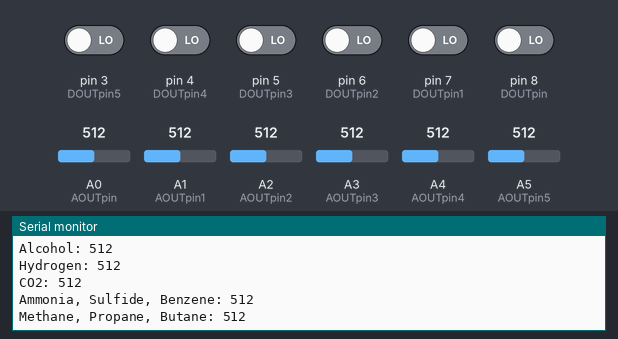
Recording of a sketch running on a simulated Arduino Uno, built with avr-gcc and run on an emulated ATmega328P. On the bench: the last lines printed to the serial monitor. Inputs (shaded band) come from the test bench; at power-on: pin 3 (DOUTpin5), pin 4 (DOUTpin4), pin 5 (DOUTpin3), pin 6 (DOUTpin2), pin 7 (DOUTpin1), pin 8 (DOUTpin) LOW, A0 (AOUTpin) = 512, A1 (AOUTpin1) = 512, A2 (AOUTpin2) = 512, A3 (AOUTpin3) = 512, A4 (AOUTpin4) = 512, A5 (AOUTpin5) = 512.

Above: at 1.9 s.
2.0 s: A0 (AOUTpin) set to 716
3.6 s: A1 (AOUTpin1) set to 716
5.2 s: A2 (AOUTpin2) set to 716
6.8 s: A3 (AOUTpin3) set to 716
At 7.4 s:
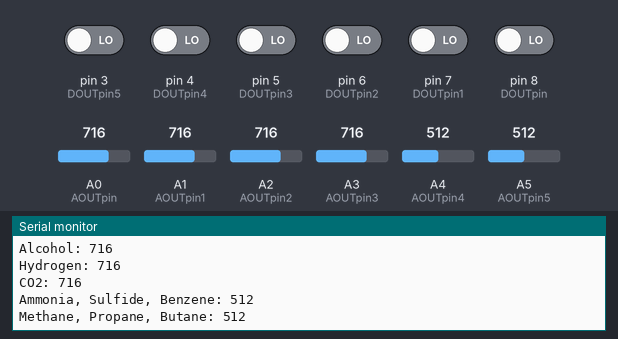
8.4 s: A4 (AOUTpin4) set to 716
At 9.8 s:
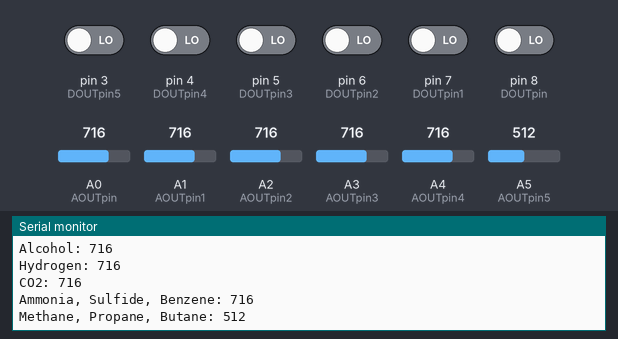
10.0 s: A5 (AOUTpin5) set to 716
At 10.8 s:
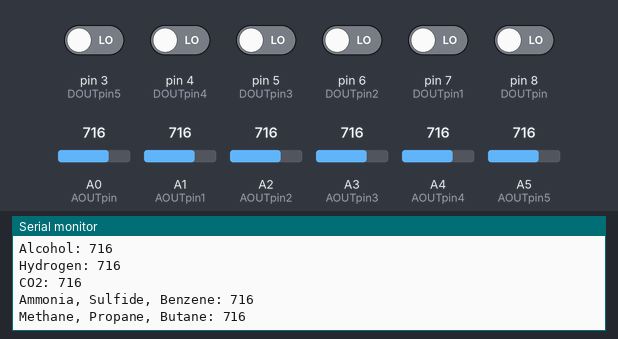
Timing chart, 0 to 12.6 s (numbered marks = the images above; inputs shaded):
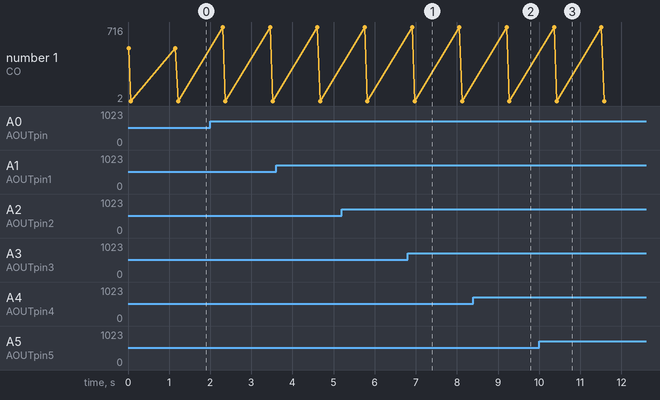

The sketch:

AirQualityDevice1.ino
```cpp
/* MQ-7 Carbon Monoxide Sensor Circuit with Arduino */
const int AOUTpin = 0;
const int DOUTpin = 8;
int limit;
int value;
/* MQ-3 Alcohol Sensor Circuit with Arduino */
const int AOUTpin1 = 1;
const int DOUTpin1 = 7;
int limit1;
int value1;
/* MQ-8 Hydrogen Sensor Circuit with Arduino */
const int AOUTpin2 = 2;
const int DOUTpin2 = 6;
int limit2;
int value2;
/* MQ-2 CO2 Sensor Circuit with Arduino */
const int AOUTpin3 = 3;
const int DOUTpin3 = 5;
int limit3;
int value3;
/* MQ-135 Ammonia, Sulfide, Benzene Sensor Circuit with Arduino */
const int AOUTpin4 = 4;
const int DOUTpin4 = 4;
int limit4;
int value4;
/* MQ-135 Methane, Propane, Butane Sensor Circuit with Arduino */
const int AOUTpin5 = 5;
const int DOUTpin5 = 3;
int limit5;
int value5;
//BT
#include <SoftwareSerial.h>
SoftwareSerial BTserial(10, 9); // RX | TX
char c = ' ';

void setup() {
  //MQ-7
  Serial.begin(9600);//sets the baud rate
  pinMode(DOUTpin, INPUT);//sets the pin as an input to the arduino
  pinMode(DOUTpin1, INPUT);//sets the pin as an input to the arduino
  pinMode(DOUTpin2, INPUT);//sets the pin as an input to the arduino
  pinMode(DOUTpin3, INPUT);//sets the pin as an input to the arduino
  pinMode(DOUTpin4, INPUT);//sets the pin as an input to the arduino
  pinMode(DOUTpin5, INPUT);//sets the pin as an input to the arduino
  //BT
  Serial.begin(9600);
  Serial.println("Enter AT commands:");
  BTserial.begin(9600);
}

void loop()
{
  //MQ-7
  value = analogRead(AOUTpin); //reads the analaog value from the CO sensor's AOUT pin
  limit = digitalRead(DOUTpin); //reads the digital value from the CO sensor's DOUT pin
  Serial.print("CO: ");
  Serial.println(value);//prints the CO value
  BTserial.println("CO value: ");
  BTserial.println(value);
  //MQ-3
  value1 = analogRead(AOUTpin1);
  limit1 = digitalRead(DOUTpin1);
  Serial.print("Alcohol: ");
  Serial.println(value1);
  BTserial.println("Alcohol value: ");
  BTserial.println(value1);
  //MQ-8
  value2 = analogRead(AOUTpin2);
  limit2 = digitalRead(DOUTpin2);
  Serial.print("Hydrogen: ");
  Serial.println(value2);
  BTserial.println("Hydrogen Value: ");
  BTserial.println(value2);
  //MQ-2
  value3 = analogRead(AOUTpin3);
  limit3 = digitalRead(DOUTpin3);
  Serial.print("CO2: ");
  Serial.println(value3);
  BTserial.println("CO2: ");
  BTserial.println(value3);
  //MQ-135
  value4 = analogRead(AOUTpin4);
  limit4 = digitalRead(DOUTpin4);
  Serial.print("Ammonia, Sulfide, Benzene: ");
  Serial.println(value4);
  BTserial.println("Ammonia, Sulfide, Benzene: ");
  BTserial.println(value4);
  //MQ-4
  value5 = analogRead(AOUTpin5);
  limit5 = digitalRead(DOUTpin5);
  Serial.print("Methane, Propane, Butane: ");
  Serial.println(value5);
  BTserial.println("Methane, Propane, Butane: ");
  BTserial.println(value5);
  delay(1000);
}
```

Measured:
- after the input at 6.8 s, the serial monitor: prints a new line after 0.18 s (image 1)
- after the input at 8.4 s, the serial monitor: prints a new line after 0.89 s (image 2)
- after the input at 10.0 s, the serial monitor: prints a new line after 0.48 s (image 3)
